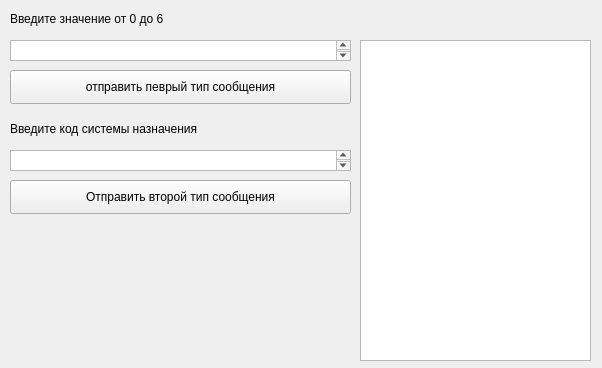
<?xml version="1.0" encoding="UTF-8"?>
<ui version="4.0">
 <class>crack</class>
 <widget class="QWidget" name="crack">
  <property name="geometry">
   <rect>
    <x>0</x>
    <y>0</y>
    <width>602</width>
    <height>368</height>
   </rect>
  </property>
  <property name="windowTitle">
   <string>Form</string>
  </property>
  <widget class="QPushButton" name="pushButton_2">
   <property name="geometry">
    <rect>
     <x>10</x>
     <y>180</y>
     <width>341</width>
     <height>34</height>
    </rect>
   </property>
   <property name="text">
    <string>Отправить второй тип сообщения</string>
   </property>
  </widget>
  <widget class="QLabel" name="label">
   <property name="geometry">
    <rect>
     <x>10</x>
     <y>10</y>
     <width>381</width>
     <height>18</height>
    </rect>
   </property>
   <property name="text">
    <string>Введите значение от 0 до 6</string>
   </property>
  </widget>
  <widget class="QTextEdit" name="textEdit_3">
   <property name="geometry">
    <rect>
     <x>360</x>
     <y>40</y>
     <width>231</width>
     <height>321</height>
    </rect>
   </property>
  </widget>
  <widget class="QTextEdit" name="textEdit">
   <property name="geometry">
    <rect>
     <x>10</x>
     <y>40</y>
     <width>341</width>
     <height>21</height>
    </rect>
   </property>
  </widget>
  <widget class="QPushButton" name="pushButton">
   <property name="geometry">
    <rect>
     <x>10</x>
     <y>70</y>
     <width>341</width>
     <height>34</height>
    </rect>
   </property>
   <property name="text">
    <string>отправить певрый тип сообщения</string>
   </property>
  </widget>
  <widget class="QLabel" name="label_2">
   <property name="geometry">
    <rect>
     <x>10</x>
     <y>120</y>
     <width>331</width>
     <height>18</height>
    </rect>
   </property>
   <property name="text">
    <string>Введите код системы назначения</string>
   </property>
  </widget>
  <widget class="QTextEdit" name="textEdit_2">
   <property name="geometry">
    <rect>
     <x>10</x>
     <y>150</y>
     <width>341</width>
     <height>21</height>
    </rect>
   </property>
  </widget>
 </widget>
 <resources/>
 <connections/>
</ui>
